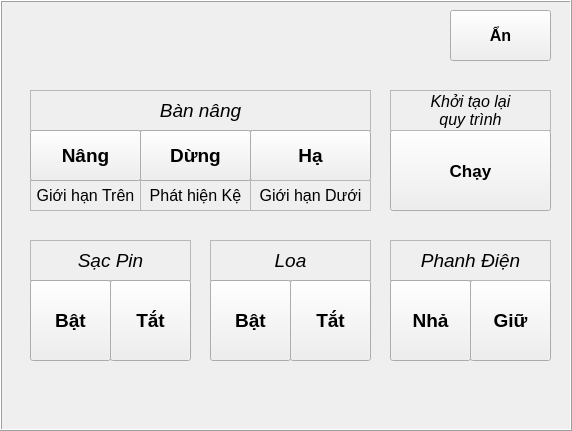
    <widget class="QFrame" name="fr_handMode_conveyor">
     <property name="geometry">
      <rect>
       <x>320</x>
       <y>0</y>
       <width>572</width>
       <height>431</height>
      </rect>
     </property>
     <property name="autoFillBackground">
      <bool>true</bool>
     </property>
     <property name="frameShape">
      <enum>QFrame::Box</enum>
     </property>
     <property name="frameShadow">
      <enum>QFrame::Raised</enum>
     </property>
     <widget class="QPushButton" name="bt_disableBrake_off">
      <property name="geometry">
       <rect>
        <x>470</x>
        <y>280</y>
        <width>81</width>
        <height>81</height>
       </rect>
      </property>
      <property name="font">
       <font>
        <pointsize>14</pointsize>
        <weight>75</weight>
        <bold>true</bold>
       </font>
      </property>
      <property name="text">
       <string>Giữ</string>
      </property>
     </widget>
     <widget class="QLabel" name="lb_charger">
      <property name="geometry">
       <rect>
        <x>30</x>
        <y>240</y>
        <width>161</width>
        <height>41</height>
       </rect>
      </property>
      <property name="font">
       <font>
        <pointsize>14</pointsize>
        <weight>50</weight>
        <italic>true</italic>
        <bold>false</bold>
       </font>
      </property>
      <property name="autoFillBackground">
       <bool>false</bool>
      </property>
      <property name="frameShape">
       <enum>QFrame::StyledPanel</enum>
      </property>
      <property name="lineWidth">
       <number>1</number>
      </property>
      <property name="midLineWidth">
       <number>0</number>
      </property>
      <property name="text">
       <string>Sạc Pin</string>
      </property>
      <property name="scaledContents">
       <bool>false</bool>
      </property>
      <property name="alignment">
       <set>Qt::AlignCenter</set>
      </property>
      <property name="wordWrap">
       <bool>false</bool>
      </property>
      <property name="openExternalLinks">
       <bool>false</bool>
      </property>
     </widget>
     <widget class="QLabel" name="lb_speaker">
      <property name="geometry">
       <rect>
        <x>210</x>
        <y>240</y>
        <width>161</width>
        <height>41</height>
       </rect>
      </property>
      <property name="font">
       <font>
        <pointsize>14</pointsize>
        <weight>50</weight>
        <italic>true</italic>
        <bold>false</bold>
       </font>
      </property>
      <property name="autoFillBackground">
       <bool>false</bool>
      </property>
      <property name="frameShape">
       <enum>QFrame::StyledPanel</enum>
      </property>
      <property name="lineWidth">
       <number>1</number>
      </property>
      <property name="midLineWidth">
       <number>0</number>
      </property>
      <property name="text">
       <string>Loa</string>
      </property>
      <property name="scaledContents">
       <bool>false</bool>
      </property>
      <property name="alignment">
       <set>Qt::AlignCenter</set>
      </property>
      <property name="wordWrap">
       <bool>false</bool>
      </property>
      <property name="openExternalLinks">
       <bool>false</bool>
      </property>
     </widget>
     <widget class="QLabel" name="lb_brake">
      <property name="geometry">
       <rect>
        <x>390</x>
        <y>240</y>
        <width>161</width>
        <height>41</height>
       </rect>
      </property>
      <property name="font">
       <font>
        <pointsize>14</pointsize>
        <weight>50</weight>
        <italic>true</italic>
        <bold>false</bold>
       </font>
      </property>
      <property name="autoFillBackground">
       <bool>false</bool>
      </property>
      <property name="frameShape">
       <enum>QFrame::StyledPanel</enum>
      </property>
      <property name="lineWidth">
       <number>1</number>
      </property>
      <property name="midLineWidth">
       <number>0</number>
      </property>
      <property name="text">
       <string>Phanh Điện</string>
      </property>
      <property name="scaledContents">
       <bool>false</bool>
      </property>
      <property name="alignment">
       <set>Qt::AlignCenter</set>
      </property>
      <property name="wordWrap">
       <bool>false</bool>
      </property>
      <property name="openExternalLinks">
       <bool>false</bool>
      </property>
     </widget>
     <widget class="QPushButton" name="bt_charger_on">
      <property name="geometry">
       <rect>
        <x>30</x>
        <y>280</y>
        <width>81</width>
        <height>81</height>
       </rect>
      </property>
      <property name="font">
       <font>
        <pointsize>14</pointsize>
        <weight>75</weight>
        <bold>true</bold>
       </font>
      </property>
      <property name="text">
       <string>Bật</string>
      </property>
      <property name="checkable">
       <bool>false</bool>
      </property>
      <property name="autoRepeat">
       <bool>true</bool>
      </property>
      <property name="autoExclusive">
       <bool>true</bool>
      </property>
      <property name="autoRepeatDelay">
       <number>300</number>
      </property>
      <property name="autoRepeatInterval">
       <number>100</number>
      </property>
      <property name="autoDefault">
       <bool>true</bool>
      </property>
      <property name="default">
       <bool>false</bool>
      </property>
      <property name="flat">
       <bool>false</bool>
      </property>
     </widget>
     <widget class="QPushButton" name="bt_speaker_on">
      <property name="geometry">
       <rect>
        <x>210</x>
        <y>280</y>
        <width>81</width>
        <height>81</height>
       </rect>
      </property>
      <property name="font">
       <font>
        <pointsize>14</pointsize>
        <weight>75</weight>
        <bold>true</bold>
       </font>
      </property>
      <property name="text">
       <string>Bật</string>
      </property>
     </widget>
     <widget class="QPushButton" name="bt_speaker_off">
      <property name="geometry">
       <rect>
        <x>290</x>
        <y>280</y>
        <width>81</width>
        <height>81</height>
       </rect>
      </property>
      <property name="font">
       <font>
        <pointsize>14</pointsize>
        <weight>75</weight>
        <bold>true</bold>
       </font>
      </property>
      <property name="text">
       <string>Tắt</string>
      </property>
     </widget>
     <widget class="QPushButton" name="bt_disableBrake_on">
      <property name="geometry">
       <rect>
        <x>390</x>
        <y>280</y>
        <width>81</width>
        <height>81</height>
       </rect>
      </property>
      <property name="font">
       <font>
        <pointsize>14</pointsize>
        <weight>75</weight>
        <bold>true</bold>
       </font>
      </property>
      <property name="text">
       <string>Nhả</string>
      </property>
     </widget>
     <widget class="QPushButton" name="bt_charger_off">
      <property name="geometry">
       <rect>
        <x>110</x>
        <y>280</y>
        <width>81</width>
        <height>81</height>
       </rect>
      </property>
      <property name="font">
       <font>
        <pointsize>14</pointsize>
        <weight>75</weight>
        <bold>true</bold>
       </font>
      </property>
      <property name="text">
       <string>Tắt</string>
      </property>
      <property name="autoRepeatDelay">
       <number>300</number>
      </property>
      <property name="autoRepeatInterval">
       <number>100</number>
      </property>
     </widget>
     <widget class="QPushButton" name="bt_controlConveyor_hide">
      <property name="geometry">
       <rect>
        <x>450</x>
        <y>10</y>
        <width>101</width>
        <height>51</height>
       </rect>
      </property>
      <property name="font">
       <font>
        <pointsize>12</pointsize>
        <weight>75</weight>
        <bold>true</bold>
       </font>
      </property>
      <property name="text">
       <string>Ẩn</string>
      </property>
     </widget>
     <widget class="QLabel" name="lbv_conveyorA">
      <property name="geometry">
       <rect>
        <x>30</x>
        <y>90</y>
        <width>341</width>
        <height>41</height>
       </rect>
      </property>
      <property name="font">
       <font>
        <pointsize>14</pointsize>
        <weight>50</weight>
        <italic>true</italic>
        <bold>false</bold>
       </font>
      </property>
      <property name="autoFillBackground">
       <bool>false</bool>
      </property>
      <property name="frameShape">
       <enum>QFrame::StyledPanel</enum>
      </property>
      <property name="lineWidth">
       <number>2</number>
      </property>
      <property name="midLineWidth">
       <number>0</number>
      </property>
      <property name="text">
       <string>Bàn nâng</string>
      </property>
      <property name="scaledContents">
       <bool>false</bool>
      </property>
      <property name="alignment">
       <set>Qt::AlignCenter</set>
      </property>
      <property name="wordWrap">
       <bool>false</bool>
      </property>
      <property name="openExternalLinks">
       <bool>false</bool>
      </property>
     </widget>
     <widget class="QPushButton" name="bt_lift_down">
      <property name="geometry">
       <rect>
        <x>250</x>
        <y>130</y>
        <width>121</width>
        <height>51</height>
       </rect>
      </property>
      <property name="font">
       <font>
        <pointsize>14</pointsize>
        <weight>75</weight>
        <bold>true</bold>
       </font>
      </property>
      <property name="text">
       <string>Hạ</string>
      </property>
     </widget>
     <widget class="QLabel" name="lbc_limitBelow2">
      <property name="geometry">
       <rect>
        <x>250</x>
        <y>180</y>
        <width>121</width>
        <height>31</height>
       </rect>
      </property>
      <property name="font">
       <font>
        <pointsize>12</pointsize>
       </font>
      </property>
      <property name="autoFillBackground">
       <bool>false</bool>
      </property>
      <property name="frameShape">
       <enum>QFrame::StyledPanel</enum>
      </property>
      <property name="lineWidth">
       <number>1</number>
      </property>
      <property name="midLineWidth">
       <number>0</number>
      </property>
      <property name="text">
       <string>Giới hạn Dưới</string>
      </property>
      <property name="scaledContents">
       <bool>false</bool>
      </property>
      <property name="alignment">
       <set>Qt::AlignCenter</set>
      </property>
      <property name="wordWrap">
       <bool>false</bool>
      </property>
      <property name="openExternalLinks">
       <bool>false</bool>
      </property>
     </widget>
     <widget class="QLabel" name="lbc_limitAbove2">
      <property name="geometry">
       <rect>
        <x>30</x>
        <y>180</y>
        <width>111</width>
        <height>31</height>
       </rect>
      </property>
      <property name="font">
       <font>
        <pointsize>12</pointsize>
       </font>
      </property>
      <property name="autoFillBackground">
       <bool>false</bool>
      </property>
      <property name="frameShape">
       <enum>QFrame::StyledPanel</enum>
      </property>
      <property name="lineWidth">
       <number>1</number>
      </property>
      <property name="midLineWidth">
       <number>0</number>
      </property>
      <property name="text">
       <string>Giới hạn Trên</string>
      </property>
      <property name="scaledContents">
       <bool>false</bool>
      </property>
      <property name="alignment">
       <set>Qt::AlignCenter</set>
      </property>
      <property name="wordWrap">
       <bool>false</bool>
      </property>
      <property name="openExternalLinks">
       <bool>false</bool>
      </property>
     </widget>
     <widget class="QLabel" name="lbc_checkTray2">
      <property name="geometry">
       <rect>
        <x>140</x>
        <y>180</y>
        <width>111</width>
        <height>31</height>
       </rect>
      </property>
      <property name="font">
       <font>
        <pointsize>12</pointsize>
       </font>
      </property>
      <property name="autoFillBackground">
       <bool>false</bool>
      </property>
      <property name="frameShape">
       <enum>QFrame::StyledPanel</enum>
      </property>
      <property name="lineWidth">
       <number>1</number>
      </property>
      <property name="midLineWidth">
       <number>0</number>
      </property>
      <property name="text">
       <string>Phát hiện Kệ</string>
      </property>
      <property name="scaledContents">
       <bool>false</bool>
      </property>
      <property name="alignment">
       <set>Qt::AlignCenter</set>
      </property>
      <property name="wordWrap">
       <bool>false</bool>
      </property>
      <property name="openExternalLinks">
       <bool>false</bool>
      </property>
     </widget>
     <widget class="QPushButton" name="bt_lift_up">
      <property name="geometry">
       <rect>
        <x>30</x>
        <y>130</y>
        <width>111</width>
        <height>51</height>
       </rect>
      </property>
      <property name="font">
       <font>
        <pointsize>14</pointsize>
        <weight>75</weight>
        <bold>true</bold>
       </font>
      </property>
      <property name="text">
       <string>Nâng</string>
      </property>
     </widget>
     <widget class="QPushButton" name="bt_lift_reset">
      <property name="geometry">
       <rect>
        <x>140</x>
        <y>130</y>
        <width>111</width>
        <height>51</height>
       </rect>
      </property>
      <property name="font">
       <font>
        <pointsize>14</pointsize>
        <weight>75</weight>
        <bold>true</bold>
       </font>
      </property>
      <property name="text">
       <string>Dừng</string>
      </property>
     </widget>
     <widget class="QPushButton" name="bt_resetFrameWork">
      <property name="geometry">
       <rect>
        <x>390</x>
        <y>130</y>
        <width>161</width>
        <height>81</height>
       </rect>
      </property>
      <property name="font">
       <font>
        <pointsize>13</pointsize>
        <weight>75</weight>
        <bold>true</bold>
       </font>
      </property>
      <property name="text">
       <string>Chạy</string>
      </property>
     </widget>
     <widget class="QLabel" name="lb_speaker_2">
      <property name="geometry">
       <rect>
        <x>390</x>
        <y>90</y>
        <width>161</width>
        <height>41</height>
       </rect>
      </property>
      <property name="font">
       <font>
        <pointsize>12</pointsize>
        <weight>50</weight>
        <italic>true</italic>
        <bold>false</bold>
       </font>
      </property>
      <property name="autoFillBackground">
       <bool>false</bool>
      </property>
      <property name="frameShape">
       <enum>QFrame::StyledPanel</enum>
      </property>
      <property name="lineWidth">
       <number>1</number>
      </property>
      <property name="midLineWidth">
       <number>0</number>
      </property>
      <property name="text">
       <string>Khởi tạo lại
quy trình</string>
      </property>
      <property name="scaledContents">
       <bool>false</bool>
      </property>
      <property name="alignment">
       <set>Qt::AlignCenter</set>
      </property>
      <property name="wordWrap">
       <bool>false</bool>
      </property>
      <property name="openExternalLinks">
       <bool>false</bool>
      </property>
     </widget>
    </widget>
